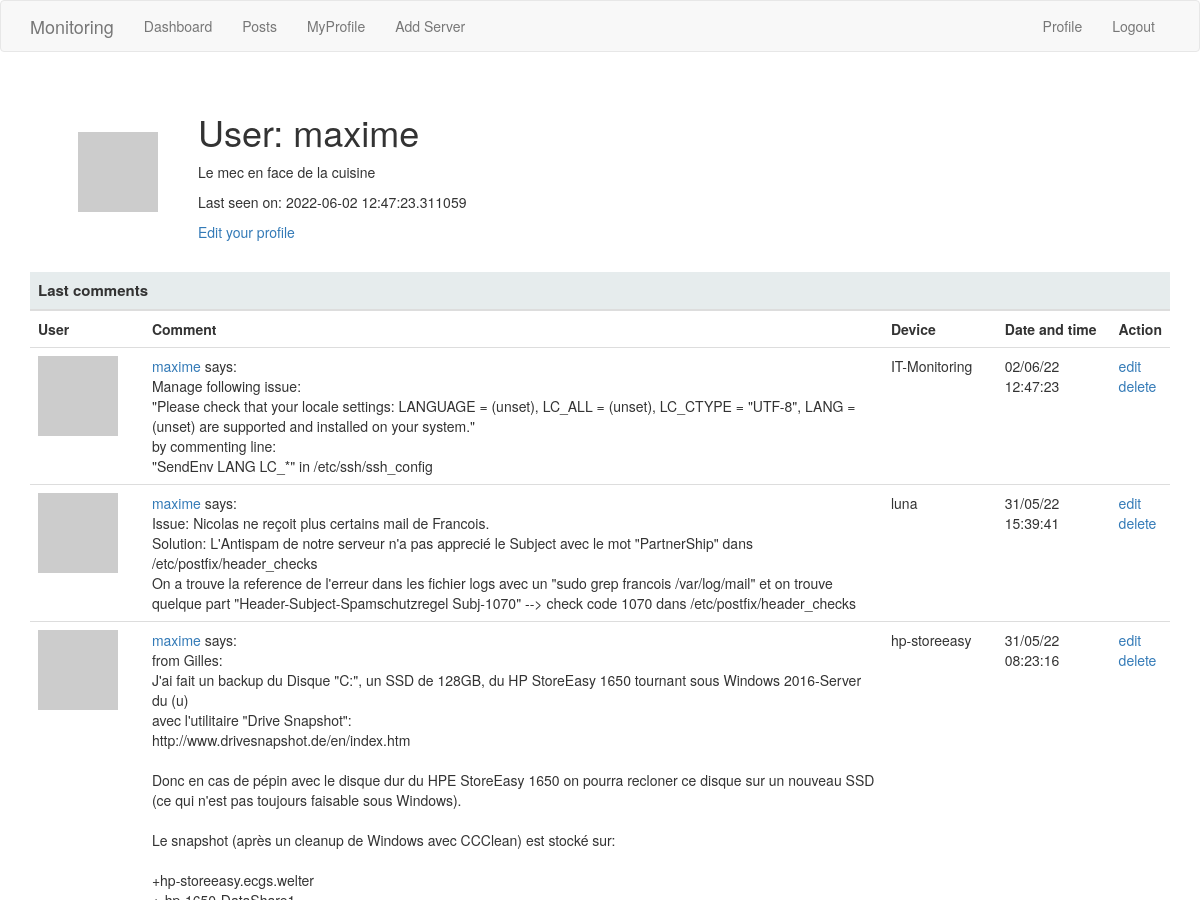
The app's page /user/maxime (signed in, upper part), older data.
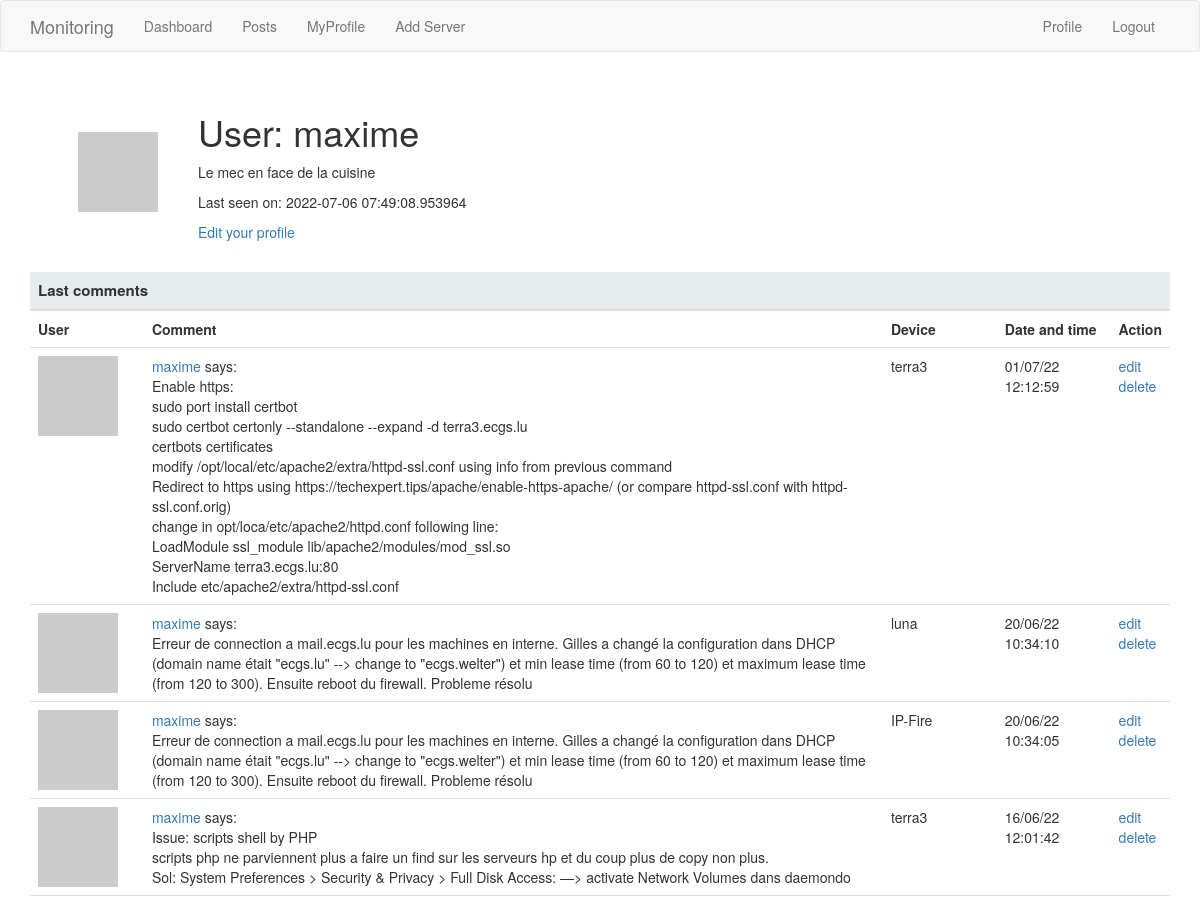
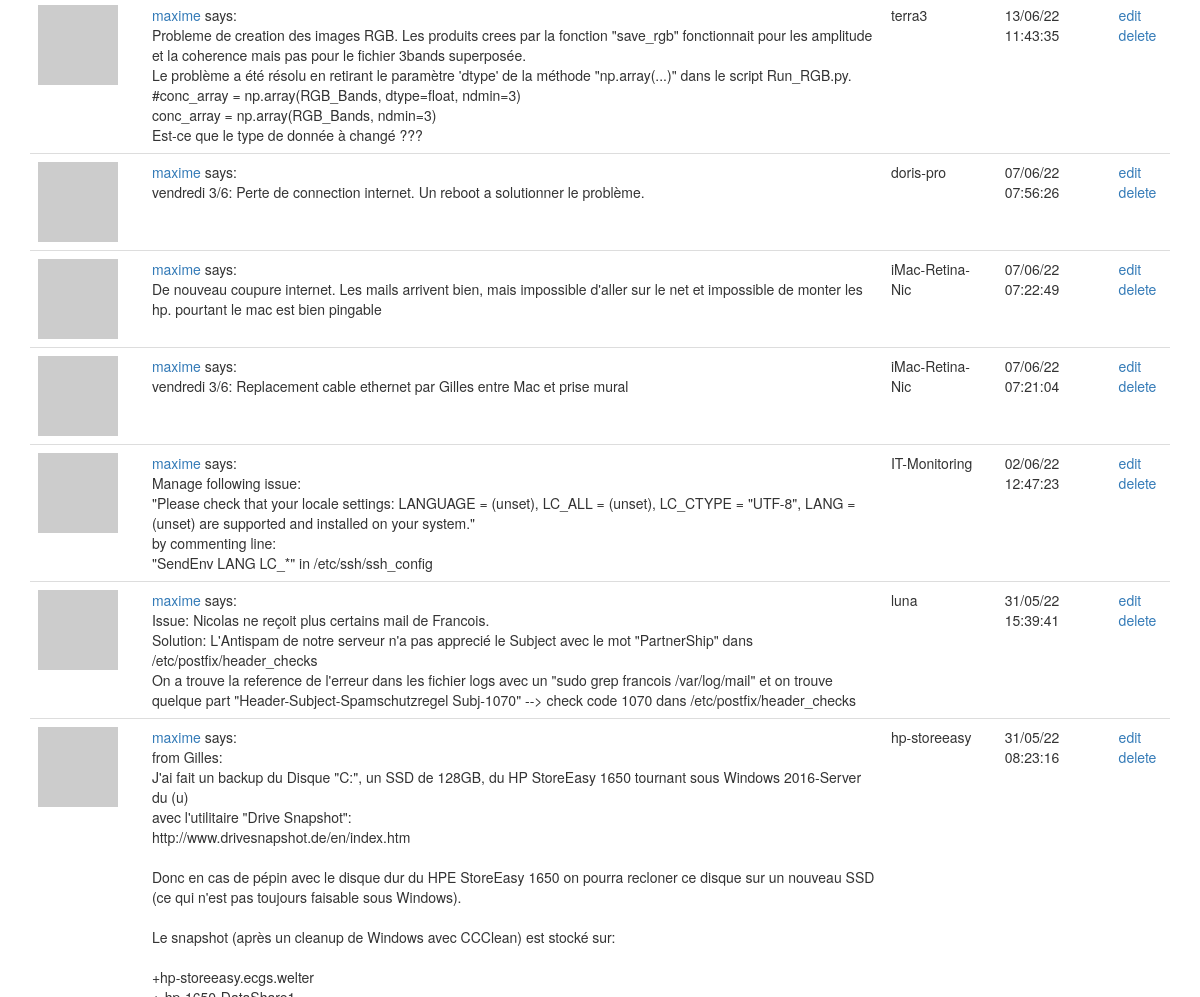
The same page, newer data (2 pictures, top to bottom).
### webapp/models.py (models this page shows, shortened)
class User(UserMixin, db.Model):
    __tablename__ = 'user'
    id = db.Column(db.Integer, primary_key=True)
    username = db.Column(db.String(64), index=True, unique=True)
    email = db.Column(db.String(120), index=True, unique=True)
    password_hash = db.Column(db.String(128))
    posts = db.relationship('Post', backref='author', lazy='dynamic')
    about_me = db.Column(db.String(140))
    last_seen = db.Column(db.DateTime, default=datetime.utcnow)
    def avatar(self, size):
        digest = md5(self.email.lower().encode('utf-8')).hexdigest()
        return 'https://www.gravatar.com/avatar/{}?d=identicon&s={}'.format(
            digest, size)

class Post(db.Model):
    id = db.Column(db.Integer, primary_key=True)
    body = db.Column(db.String(1000))
    timestamp = db.Column(db.DateTime, index=True, default=datetime.utcnow)
    user_id = db.Column(db.Integer, db.ForeignKey('user.id'))
    device = db.Column(db.String(30), index=True)

### webapp/routes.py (the view)
@app.route('/user/<username>')
@login_required
def user(username):
        user = User.query.filter_by(username=username).first_or_404()
        posts = Post.query.order_by(Post.timestamp.desc()).filter_by(user_id=user.id)
        return render_template('user.html', user=user, posts=posts)

### webapp/models.py (called while the page is built)
@login.user_loader
def load_user(id):
    return User.query.get(int(id))

### webapp/routes.py (called while the page is built)
@app.before_request
def before_request():
    if current_user.is_authenticated:
        current_user.last_seen = datetime.utcnow()
        db.session.commit()

### webapp/templates/user.html (shortened to what this page needs)
{% extends "base.html" %}
{% block content %}
<div class="container">
    <div class="margin">
        <table class="myProfile">
            <tr valign="center">
                <td><img src="{{ user.avatar(100) }}"></td>
                <td>
                    <h1>User: {{ user.username }}</h1>
                    {% if user.about_me %}<p>{{ user.about_me }}</p>{% endif %}
                    {% if user.last_seen %}<p>Last seen on: {{ user.last_seen }}</p>{% endif %}
                    {% if user == current_user %}
                        <p><a href="{{ url_for('edit_profile') }}">Edit your profile</a></p>
                    {% endif %}
                </td>
            </tr>
        </table>
        {% include 'table_post.html' %}
        {% endblock %}

### webapp/templates/table_post.html
   <table class="table table-hover title">
        <col style="width:10%">
        <col style="width:65%">
        <col style="width:10%">
        <col style="width:10%">
        <col style="width:10%">
        <thead>
                <tr>
                        <th colspan="5">Last comments </th>
                </tr>
        </thead>
        <tbody>
                <tr >
                            <th>User</th>
                            <th>Comment</th>
                            <th>Device</th>
                            <th>Date and time</th>
                            <th>Action</th>
                </tr>
                {% for post in posts %}
                <tr>
                        <td width="3rem"><a href="{{ url_for('user', username=post.author.username) }}"><img src="{{ post.author.avatar(30) }}" /></a></td>
                        <td  style="white-space: pre-line"><a href="{{ url_for('user', username=post.author.username) }}">{{ post.author.username }}</a> says:<br>{{ post.body }}</td>
                        <td> {{ post.device }} </td>
                        <td class="date"> {{ post.timestamp.strftime("%d/%m/%y %X") }} </td>
                        <td><a href="{{ url_for('post_modify', id=post.id) }}" title="Modify Comment">edit</a>
                        <a href="{{ url_for('post_delete', id=post.id) }}" onclick="return confirm('Do you want to permanently delete the comment: {{ post.body }}?');" title="Delete Comment">delete</a>
                        </td>
                 </tr>
                {% endfor %}
        </tbody>
</table>

Row changes from the older to the newer data that the page shows:
changed User "maxime": last_seen "2022-06-02 12:47:23.311059" → "2022-07-06 07:49:08.953964"
added Post: author.username "maxime", body "Enable https: sudo port install certbot sudo certbot certonly --standalone --expand -d terra3.ecgs.lu certbots certificates modify /opt/local/etc/apache2/extra/httpd-ssl.conf using info from previous command Redirect to https using https://techexpert.tips/apache/enable-https-apache/ (or compare httpd-ssl.conf with httpd-ssl.conf.orig) change in opt/loca/etc/apache2/httpd.conf following line: LoadModule ssl_module lib/apache2/modules/mod_ssl.so ServerName terra3.ecgs.lu:80 Include etc/apache2/extra/httpd-ssl.conf", device "terra3", timestamp "01/07/22 12:12:59"
added Post: author.username "maxime", body "Erreur de connection a mail.ecgs.lu pour les machines en interne. Gilles a changé la configuration dans DHCP (domain name était \"ecgs.lu\" --> change to \"ecgs.welter\") et min lease time (from 60 to 120) et maximum lease time (from 120 to 300). Ensuite reboot du firewall. Probleme résolu", device "luna", timestamp "20/06/22 10:34:10"
added Post: author.username "maxime", body "Erreur de connection a mail.ecgs.lu pour les machines en interne. Gilles a changé la configuration dans DHCP (domain name était \"ecgs.lu\" --> change to \"ecgs.welter\") et min lease time (from 60 to 120) et maximum lease time (from 120 to 300). Ensuite reboot du firewall. Probleme résolu", device "IP-Fire", timestamp "20/06/22 10:34:05"
added Post: author.username "maxime", body "Issue: scripts shell by PHP scripts php ne parviennent plus a faire un find sur les serveurs hp et du coup plus de copy non plus. Sol: System Preferences > Security & Privacy > Full Disk Access: —> activate Network Volumes dans daemondo", device "terra3", timestamp "16/06/22 12:01:42"
added Post: author.username "maxime", body "Probleme de creation des images RGB. Les produits crees par la fonction \"save_rgb\" fonctionnait pour les amplitude et la coherence mais pas pour le fichier 3bands superposée. Le problème a été résolu en retirant le paramètre 'dtype' de la méthode \"np.array(...)\" dans le script Run_RGB.py. #conc_array = np.array(RGB_Bands, dtype=float, ndmin=3) conc_array = np.array(RGB_Bands, ndmin=3) Est-ce que le type de donnée à changé ???", device "terra3", timestamp "13/06/22 11:43:35"
added Post: author.username "maxime", body "vendredi 3/6: Perte de connection internet. Un reboot a solutionner le problème.", device "doris-pro", timestamp "07/06/22 07:56:26"
added Post: author.username "maxime", body "De nouveau coupure internet. Les mails arrivent bien, mais impossible d'aller sur le net et impossible de monter les hp. pourtant le mac est bien pingable", device "iMac-Retina-Nic", timestamp "07/06/22 07:22:49"
added Post: author.username "maxime", body "vendredi 3/6: Replacement cable ethernet par Gilles entre Mac et prise mural", device "iMac-Retina-Nic", timestamp "07/06/22 07:21:04"
